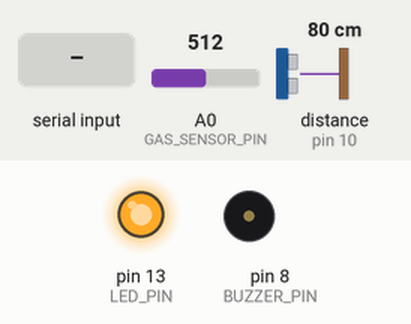
Recording of a sketch running on a simulated Arduino Uno, built with avr-gcc and run on an emulated ATmega328P. On the bench: output pins drawn as LEDs (lit = HIGH), buzzer (waves = sounding, pin HIGH). Wiring (inferred from the names in the program): ultrasonic range finder: trigger pin 9; echo pin 10. Inputs (shaded band) come from the test bench; at power-on: A0 (GAS_SENSOR_PIN) = 512, distance to the obstacle (sensor on pin 10) 80 cm. The echo pulse lasts 58.3 µs per cm; pins used as bus, display or sensor lines are not drawn; what the sketch prints to the serial monitor is not drawn.

Above: at 1.2 s.
1.3 s: "1" received over Serial
At 1.5 s:
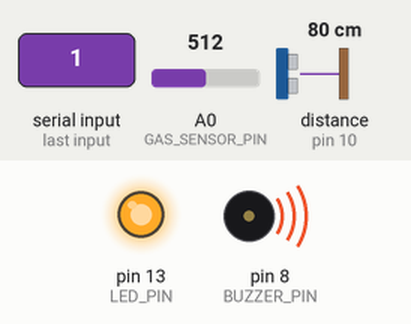
Timing chart, 0 to 4.3 s (numbered marks = the images above; inputs shaded):
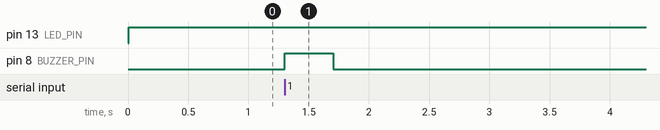

Measured:
- after the input at 1.3 s, pin 8 (BUZZER_PIN): LOW → HIGH at once, → LOW 0.40 s later

The sketch:

hardware.ino
```cpp
#define TRIG_PIN 9
#define ECHO_PIN 10
#define GAS_SENSOR_PIN A0
#define BUZZER_PIN 8
#define LED_PIN 13

long duration;
int distance;
int gasValue;

void setup() {
  Serial.begin(9600);
  pinMode(TRIG_PIN, OUTPUT);
  pinMode(ECHO_PIN, INPUT);
  pinMode(GAS_SENSOR_PIN, INPUT);
  pinMode(BUZZER_PIN, OUTPUT);
  pinMode(LED_PIN, OUTPUT);
}

void loop() {
  // Ultrasonic Sensor Reading
  digitalWrite(TRIG_PIN, LOW);
  delayMicroseconds(2);
  digitalWrite(TRIG_PIN, HIGH);
  delayMicroseconds(10);
  digitalWrite(TRIG_PIN, LOW);
  duration = pulseIn(ECHO_PIN, HIGH);
  distance = duration * 0.034 / 2;

  // Led Pin
  digitalWrite(LED_PIN, HIGH);

  // MQ2 Sensor Reading
  gasValue = analogRead(GAS_SENSOR_PIN);

  // Send data to Python script
  Serial.print(distance);
  Serial.print(",");
  Serial.println(gasValue);

  // Check if alarm should be on/off based on Python response
  if (Serial.available()) {
    char state = Serial.read();
    if (state == '1') {
      digitalWrite(BUZZER_PIN, HIGH);
      digitalWrite(LED_PIN, HIGH);
      delay(400);
      digitalWrite(BUZZER_PIN, LOW);
      digitalWrite(LED_PIN, LOW);
    } else {
      digitalWrite(BUZZER_PIN, LOW);
      digitalWrite(LED_PIN, HIGH);
      delay(400);
    }
  }
}
```
